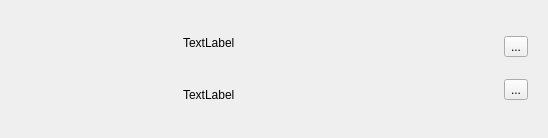
<?xml version="1.0" encoding="UTF-8"?>
<ui version="4.0">
 <class>userItemForm</class>
 <widget class="QWidget" name="userItemForm">
  <property name="geometry">
   <rect>
    <x>0</x>
    <y>0</y>
    <width>548</width>
    <height>138</height>
   </rect>
  </property>
  <property name="windowTitle">
   <string>Form</string>
  </property>
  <layout class="QGridLayout" name="gridLayout">
   <item row="0" column="0">
    <widget class="QWidget" name="userItemWidgetContainer" native="true">
     <layout class="QHBoxLayout" name="horizontalLayout_2" stretch="1,2,0">
      <property name="leftMargin">
       <number>0</number>
      </property>
      <property name="topMargin">
       <number>0</number>
      </property>
      <property name="rightMargin">
       <number>0</number>
      </property>
      <property name="bottomMargin">
       <number>0</number>
      </property>
      <item>
       <widget class="QWidget" name="imageContainer" native="true">
        <layout class="QVBoxLayout" name="verticalLayout_2">
         <item>
          <widget class="RoundedImageLabel" name="itemImageLabel">
           <property name="sizePolicy">
            <sizepolicy hsizetype="Maximum" vsizetype="Maximum">
             <horstretch>0</horstretch>
             <verstretch>0</verstretch>
            </sizepolicy>
           </property>
           <property name="maximumSize">
            <size>
             <width>100</width>
             <height>100</height>
            </size>
           </property>
           <property name="text">
            <string/>
           </property>
           <property name="scaledContents">
            <bool>true</bool>
           </property>
          </widget>
         </item>
        </layout>
       </widget>
      </item>
      <item>
       <widget class="QWidget" name="textContainer" native="true">
        <layout class="QVBoxLayout" name="verticalLayout">
         <item>
          <widget class="QLabel" name="nameLabel">
           <property name="text">
            <string>TextLabel</string>
           </property>
          </widget>
         </item>
         <item>
          <widget class="QLabel" name="functionLabel">
           <property name="text">
            <string>TextLabel</string>
           </property>
          </widget>
         </item>
        </layout>
       </widget>
      </item>
      <item>
       <widget class="QWidget" name="buttonsContainer" native="true">
        <layout class="QVBoxLayout" name="verticalLayout_3">
         <item>
          <widget class="QToolButton" name="editButton">
           <property name="text">
            <string>...</string>
           </property>
           <property name="icon">
            <iconset theme="QIcon::ThemeIcon::MailMessageNew"/>
           </property>
          </widget>
         </item>
         <item>
          <widget class="QToolButton" name="removeButton">
           <property name="text">
            <string>...</string>
           </property>
           <property name="icon">
            <iconset theme="QIcon::ThemeIcon::ListRemove"/>
           </property>
          </widget>
         </item>
        </layout>
       </widget>
      </item>
     </layout>
    </widget>
   </item>
  </layout>
 </widget>
 <customwidgets>
  <customwidget>
   <class>RoundedImageLabel</class>
   <extends>QLabel</extends>
   <header>roundedimagelabel.h</header>
  </customwidget>
 </customwidgets>
 <resources/>
 <connections/>
</ui>
